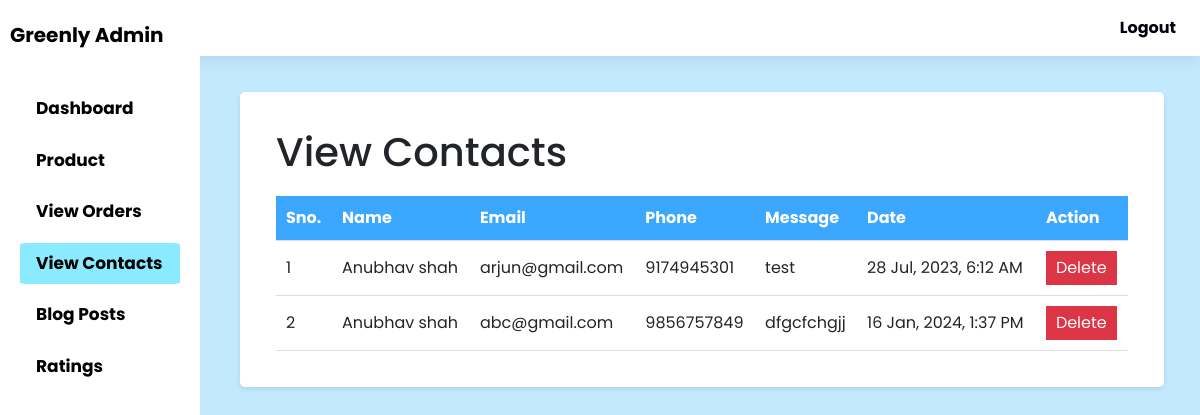
/backend/view_contacts.php (signed in), run on the app's committed database.
### tables this page shows
CREATE TABLE `contacts` (
  `id` int(11) NOT NULL,
  `name` varchar(100) NOT NULL,
  `email` varchar(100) NOT NULL,
  `phone` varchar(20) NOT NULL,
  `message` text DEFAULT NULL,
  `created_at` timestamp NOT NULL DEFAULT current_timestamp()
);

### backend/view_contacts.php (the view, shortened to what this page needs)
<?php
$db_connection = mysqli_connect("localhost", "root", "", "user002");
$query = "SELECT * FROM contacts";
$result = mysqli_query($db_connection, $query);
if (mysqli_num_rows($result) > 0) {
    $contacts = mysqli_fetch_all($result, MYSQLI_ASSOC);
} else {
    $contacts = array();
}
?>
<!DOCTYPE html>
<html>
<head>
</head>
<body>
<?php include "sidebar.php"?>
<div class="v-contact">
    <h1>View Contacts</h1>
    <?php if (!empty($contacts)) : ?>
        <table>
            <tr>
                <th>Sno.</th>
                <th>Name</th>
                <th>Email</th>
                <th>Phone</th>
                <th>Message</th>
                <th>Date</th>
                <th>Action</th>
            </tr>
            <?php
            $serialNumber = 1;
            foreach ($contacts as $contact) : ?>
                <tr>
                    <td><?php echo $serialNumber++; ?></td>
                    <td><?php echo $contact['name']; ?></td>
                    <td><?php echo $contact['email']; ?></td>
                    <td><?php echo $contact['phone']; ?></td>
                    <td><?php echo $contact['message']; ?></td>
                    <td><?php echo date('j M, Y, g:i A', strtotime($contact['created_at'])); ?></td>
                    <td>
                        <form action="delete_contact.php" method="POST">
                            <button type="submit">Delete</button>
                        </form>
                    </td>
                </tr>
            <?php endforeach; ?>
        </table>
    <?php else : ?>
        <p>No contacts found.</p>
    <?php endif; ?>
    </div>
</body>
</html>

### backend/admin-style.css (style rules this page uses)
body { font-family: 'Poppins', sans-serif; background-color: #c3e9ff; }
.view-blog table th, table td { padding: 10px; text-align: left; border-bottom: 1px solid #ddd; }
.v-contact { margin: 3% 0; margin-left: 20%; margin-right: 3%; background-color: #fff; border-radius: 5px; box-shadow: 0 2px 5px rgba(0, 0, 0, 0.1); padding: 3%; }
.v-contact table { width: 100%; border-collapse: collapse; margin-top: 20px; }
.v-contact th, .v-contact td { padding: 10px; text-align: left; border-bottom: 1px solid #ddd; }
.v-contact th { background-color: #3ca7fe; color: #fff; }
.v-contact button { background-color: #dc3545; color: #fff; border: none; padding: 5px 10px; cursor: pointer; }

### data on the page
contacts: name "Anubhav shah", email "arjun@gmail.com", phone "9174945301", message "test", created_at "28 Jul, 2023, 6:12 AM"
contacts: name "Anubhav shah", email "abc@gmail.com", phone "9856757849", message "dfgcfchgjj", created_at "16 Jan, 2024, 1:37 PM"
